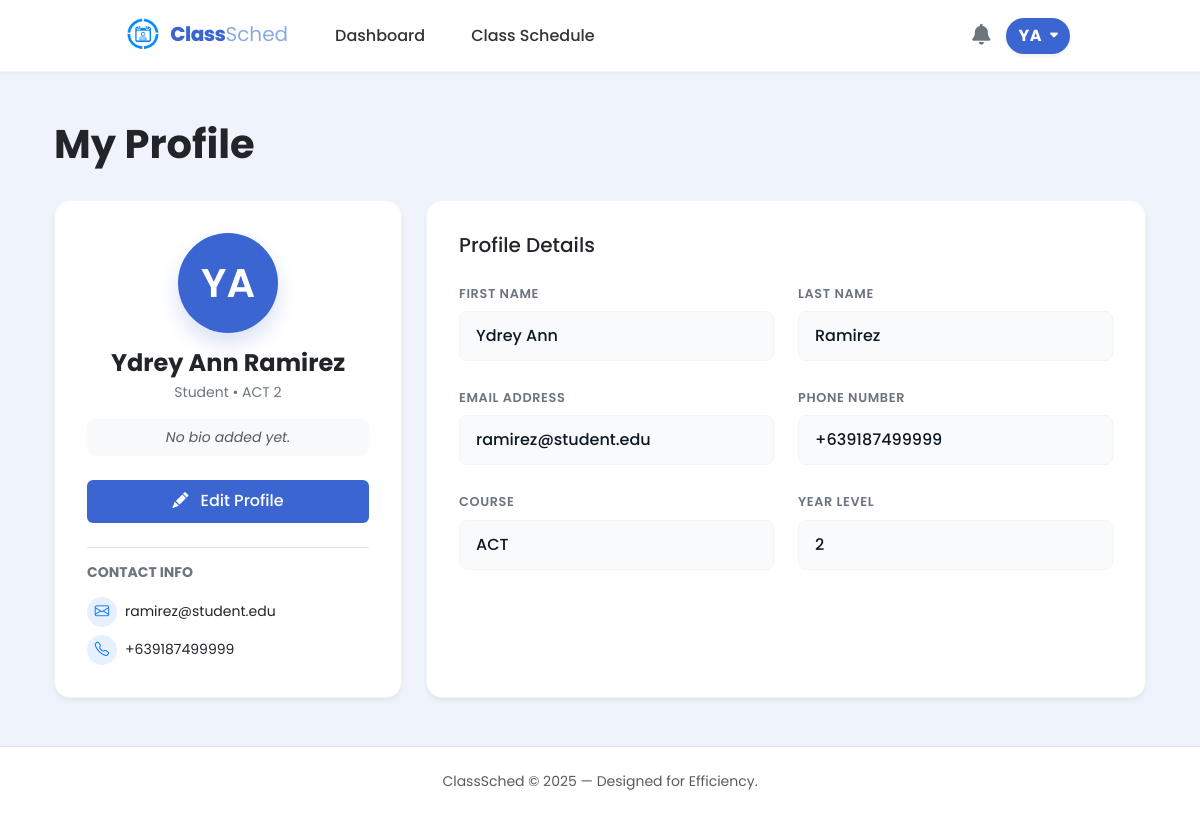
The app's page /src/student_profile.php (signed in), older data.
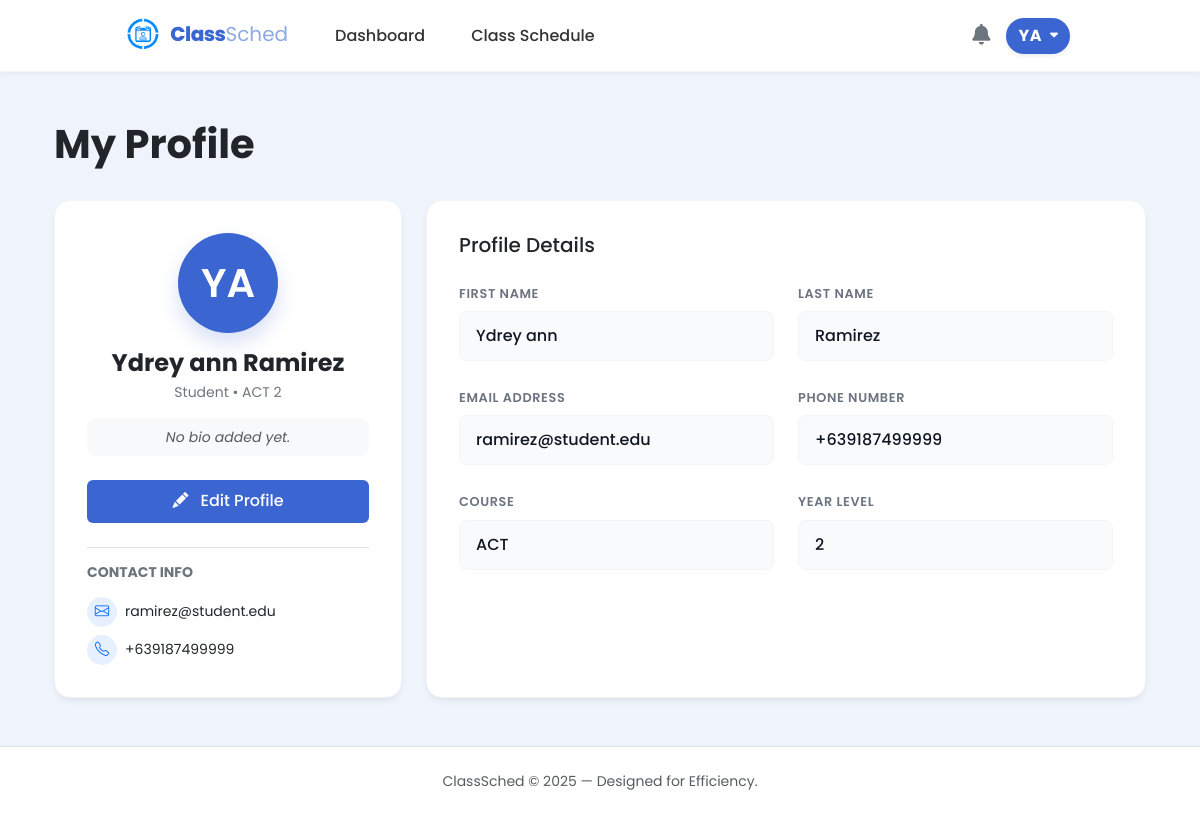
The same page, newer data.
### tables this page shows
CREATE TABLE students (
        id INTEGER PRIMARY KEY AUTOINCREMENT,
        user_id INTEGER UNIQUE,
        student_number TEXT(50) NOT NULL,
        last_name TEXT(50) NOT NULL,
        first_name TEXT(50),
        middle_name TEXT(50),
        age INTEGER,
        phone_number TEXT(20),
        course_id INTEGER NOT NULL,
        year_level INTEGER,
        email TEXT(255) UNIQUE,
        last_notification_check DATETIME DEFAULT "1970-01-01 00:00:00",
        FOREIGN KEY (user_id) REFERENCES users(id),
        FOREIGN KEY (course_id) REFERENCES courses(id)
    );

CREATE TABLE courses (
        id INTEGER PRIMARY KEY AUTOINCREMENT,
        course_name TEXT NOT NULL UNIQUE
    );

### src/student_profile.php (the view, shortened to what the changed rows need)
<?php
$db = get_db();
$user = $_SESSION["user"];
$userId = $user["id"];
$sql = "SELECT s.*, c.course_name, p.description as bio
        FROM students s
        LEFT JOIN courses c ON s.course_id = c.id
        LEFT JOIN profiles_students p ON s.id = p.student_id
        WHERE s.user_id = ?";
$stmt = $db->prepare($sql);
$stmt->bindValue(1, $userId);
$result = $stmt->execute();
$student = $result->fetchArray(SQLITE3_ASSOC);
$courseName = $student['course_name'] ?? '';
$courseAcronym = "Course";
if (stripos($courseName, 'Information System') !== false) {
    $courseAcronym = "BSIS";
} elseif (stripos($courseName, 'Computer Technology') !== false) {
    $courseAcronym = "ACT";
} elseif (!empty($courseName)) {
    $courseAcronym = substr($courseName, 0, 4);
}
$yearLevel = $student['year_level'] ?? 1;
?>
<!DOCTYPE html>
<html lang="en">
<head>
    <link href="https://cdn.jsdelivr.net/npm/bootstrap@5.3.3/dist/css/bootstrap.min.css" rel="stylesheet">
    <link href="https://cdnjs.cloudflare.com/ajax/libs/font-awesome/6.0.0/css/all.min.css" rel="stylesheet">
    <link rel="stylesheet" href="https://cdn.jsdelivr.net/npm/bootstrap-icons@1.11.1/font/bootstrap-icons.css">
    <link rel="stylesheet" href="../styles/student_profile.css">
    <link rel="stylesheet" href="../styles/student.css">
    <link rel="stylesheet" href="../styles/notification.css">
</head>
<body class="d-flex flex-column min-vh-100 position-relative">
    <?php require_once __DIR__ . "/student_nav.php"; ?>
    <main class="container px-4 py-5">
        <div class="d-flex justify-content-between align-items-center mb-4">
            <h1 class="fw-bold text-dark mb-2">My Profile</h1>
        </div>
        <div class="row g-4">
            <div class="col-lg-4">
                <div class="card-custom text-center h-100">
                    <div class="profile-avatar mb-3">
                        <?= $initials ?>
                    </div>
                    <h4 class="fw-bold mb-1 text-dark">
                        <?= htmlspecialchars($fullName) ?>
                    </h4>
                    <p class="text-secondary small mb-3">
                        Student • <?= htmlspecialchars($courseAcronym . ' ' . $yearLevel) ?>
                    </p>
                    <div class="bio-section mb-4 px-3 py-2 bg-light rounded-3">
                        <p class="text-muted small mb-0 fst-italic text-break">
                        </p>
                    </div>
                    <button type="button" class="btn btn-edit mb-4 w-100" data-bs-toggle="modal" data-bs-target="#editProfileModal">
                        <i class="bi bi-pencil-fill me-2"></i> Edit Profile
                    </button>
                    <div class="text-start mt-auto pt-3 border-top">
                        <h6 class="fw-bold mb-3 small text-uppercase text-secondary ls-1">Contact Info</h6>
                        <div class="d-flex align-items-center mb-2">
                            <div class="icon-circle bg-primary bg-opacity-10 text-primary me-2">
                                <i class="bi bi-envelope"></i>
                            </div>
                            <span class="small text-dark"><?= htmlspecialchars($student['email'] ?? '') ?></span>
                        </div>
                        <div class="d-flex align-items-center">
                            <div class="icon-circle bg-primary bg-opacity-10 text-primary me-2">
                                <i class="bi bi-telephone"></i>
                            </div>
                            <span class="small text-dark"><?= htmlspecialchars($student['phone_number'] ?? '') ?></span>
                        </div>
                    </div>
                </div>
            </div>
            <div class="col-lg-8">
                <div class="card-custom h-100">
                    <div class="row g-4">
                        <div class="col-md-6">
                            <label class="form-label-custom">First Name</label>
                            <input type="text" class="form-control form-control-view"
                                   value="<?= htmlspecialchars($student['first_name'] ?? '') ?>" readonly>
                        </div>
                        <div class="col-md-6">
                            <label class="form-label-custom">Last Name</label>
                            <input type="text" class="form-control form-control-view"
                                   value="<?= htmlspecialchars($student['last_name'] ?? '') ?>" readonly>
                        </div>
                        <div class="col-md-6">
                            <label class="form-label-custom">Email Address</label>
                            <input type="text" class="form-control form-control-view"
                                   value="<?= htmlspecialchars($student['email'] ?? '') ?>" readonly>
                        </div>
                        <div class="col-md-6">
                            <label class="form-label-custom">Phone Number</label>
                            <input type="text" class="form-control form-control-view"
                                   value="<?= htmlspecialchars($student['phone_number'] ?? '') ?>" readonly>
                        </div>
                        <div class="col-md-6">
                            <label class="form-label-custom">Course</label>
                            <input type="text" class="form-control form-control-view"
                                   value="<?= htmlspecialchars($courseAcronym) ?>" readonly>
                        </div>
                        <div class="col-md-6">
                            <label class="form-label-custom">Year Level</label>
                            <input type="text" class="form-control form-control-view"
                                   value="<?= htmlspecialchars($yearLevel) ?>" readonly>
                        </div>
                    </div>
                </div>
            </div>
        </div>
    </main>
</body>
</html>

### src/student_nav.php (shortened to what the changed rows need)
<?php
$current_page = basename($_SERVER['PHP_SELF']);
$is_admin = (strpos($current_page, 'admin_') === 0);
$fullName = null;
$initials = null;
if (isset($_SESSION['user']['id']) && isset($db)) {
    $userId = $_SESSION['user']['id'];
    $stmt = $db->prepare("SELECT first_name, last_name FROM students WHERE user_id = :uid");
    $stmt->bindValue(':uid', $userId, SQLITE3_INTEGER);
    $result = $stmt->execute();
    $navStudent = $result->fetchArray(SQLITE3_ASSOC);
    if ($navStudent) {
        $fullName = $navStudent['first_name'] . ' ' . $navStudent['last_name'];
    }
}
if ($fullName) {
    $parts = explode(' ', trim($fullName));
    if (count($parts) >= 2) {
        $initials = strtoupper(substr($parts[0], 0, 1) . substr($parts[1], 0, 1));
    } else {
        $initials = strtoupper(substr($fullName, 0, 2));
    }
}
?>
<link rel="stylesheet" href="../styles/student_nav.css">
<nav class="navbar navbar-expand-md sticky-top">
    <div class="container-fluid px-4">
        <div class="d-flex align-items-center gap-3">
            <div class="dropdown">
                <?php if ($is_admin): ?>
                    <button class="btn user-dropdown-btn rounded-pill d-flex align-items-center gap-2 border-0 shadow-sm" type="button" data-bs-toggle="dropdown" aria-expanded="false">
                        <span class="fw-bold" style="letter-spacing: 0.5px;"><?php echo htmlspecialchars($initials ?? 'AD'); ?></span>
                        <i class="fa-solid fa-caret-down" style="font-size: 0.8rem;"></i>
                    </button>
                    <ul class="dropdown-menu dropdown-menu-end custom-dropdown-menu shadow-lg mt-2">
                        <li class="dropdown-header-custom">
                            <small class="text-muted d-block" style="font-size: 11px;">Signed in as</small>
                            <span class="fw-bold text-dark" style="font-size: 15px;"><?php echo htmlspecialchars($fullName ?? 'Administrator'); ?></span>
                        </li>
                        <li><hr class="dropdown-divider my-1"></li>
                        <li>
                            <a class="dropdown-item text-danger" href="logout.php">
                                Logout
                            </a>
                        </li>
                    </ul>
                <?php else: ?>
                    <button class="btn user-dropdown-btn rounded-pill d-flex align-items-center gap-2 border-0 shadow-sm" type="button" data-bs-toggle="dropdown" aria-expanded="false">
                        <span class="fw-bold" style="letter-spacing: 0.5px;"><?php echo htmlspecialchars($initials ?? 'US'); ?></span>
                        <i class="fa-solid fa-caret-down" style="font-size: 0.8rem;"></i>
                    </button>
                <?php endif; ?>
            </div>
        </div>
    </div>
</nav>

Row changes from the older to the newer data that the page shows:
changed students "YA": fullName "Ydrey Ann Ramirez" → "Ydrey ann Ramirez"; first_name "Ydrey Ann" → "Ydrey ann"
